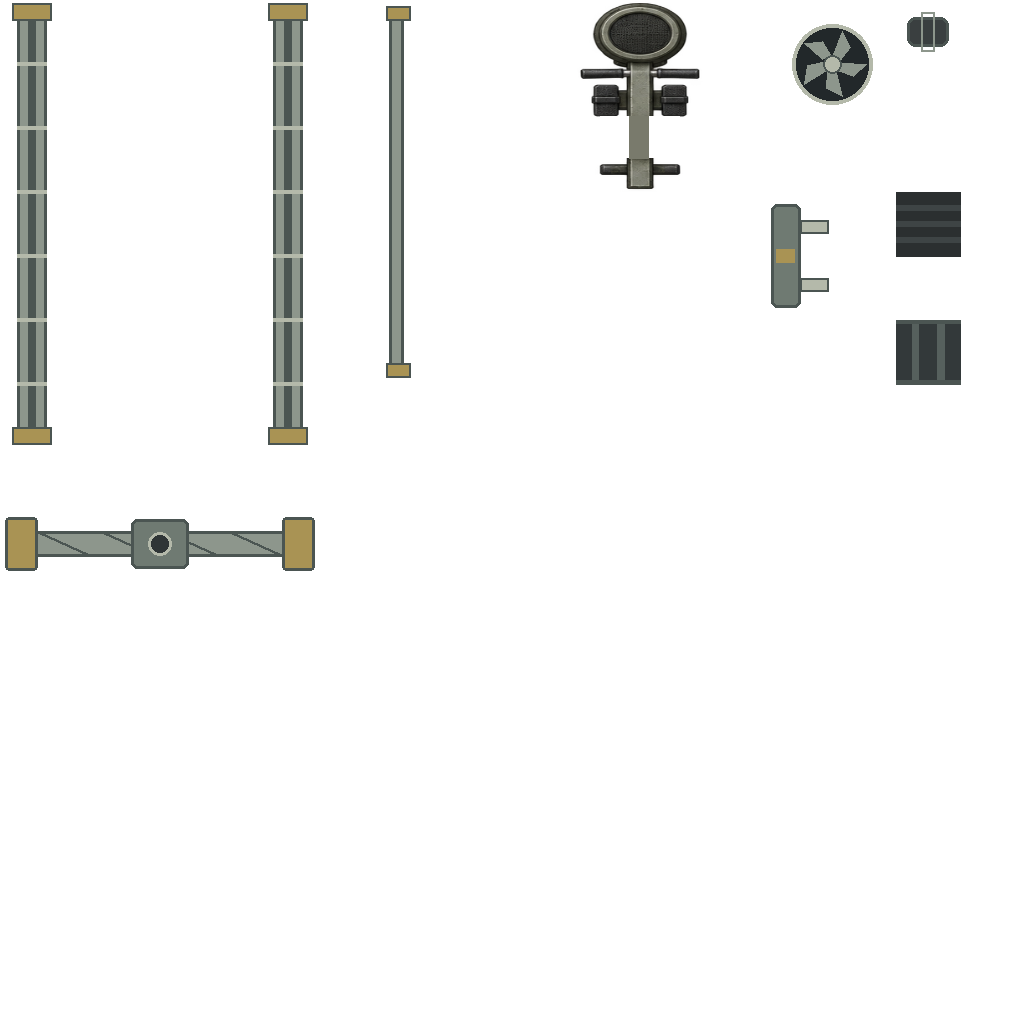

Write Python code to recreate this figure.
"""Geometry guide for the deck-motion sheet: the moving parts of shipboard props, cut from their static bases.

64 px per cell on a 16x16-cell canvas. Every slot is a whole-cell placement frame with at least one empty cell of
gutter, so the exporter cuts each frame mechanically and every part keeps its registration against its base:

    slot                 frame (col,row,w,h)  role
    crane-runway         0,0,5,7              static overhead runway: two girders over the bay's frame columns
    rack-lift-rail       6,0,2,6              static guide rail down the aisle face of a picking rack
    rower-base           9,0,2,3              the shipped rower with its seat taken off the rail
    fan-rotor            12,0,2,2             spinning rotor, pivot at frame centre, 1.25-cell disc
    rower-seat           14,0,1,1             sliding seat, centred in its frame
    rack-lift-carriage   12,3,1,2             sliding carriage on the guide rail
    treadmill-belt       14,3,1,1             seamless belt tile, period runs top to bottom
    conveyor-belt        14,5,1,1             seamless belt tile, period runs left to right
    crane-bridge         0,8,5,1              sliding overhead bridge with its hoist trolley

Belt tiles carry plain rubber at the two edges the period wraps across, so tiles laid end to end join without a seam.
The rower base is the shipped rower (ship-gym.png) with the seat cleared and the rail continued under it.
Superseded: the real-size gym sheet carries its own seatless rower and seat, so the rower-base and rower-seat
slots are excluded from export, and this crop no longer reads a rower out of today's ship-gym.png.
"""
from pathlib import Path
import math
from PIL import Image, ImageDraw

C = 64
ROOT = Path(__file__).resolve().parents[2]
out = Image.new('RGBA', (16 * C, 16 * C))
d = ImageDraw.Draw(out)

STEEL = '#8d968c'
STEEL_DARK = '#4b5552'
STEEL_LIGHT = '#b4b9aa'
RUBBER = '#2b2f30'
RIB = '#3e4445'
HAZARD = '#a99354'


def px(col, row, x, y):
    return int(col * C + x * C), int(row * C + y * C)


def box(col, row, x0, y0, x1, y1, **kw):
    d.rectangle((*px(col, row, x0, y0), *px(col, row, x1, y1)), **kw)


def rbox(col, row, x0, y0, x1, y1, r, **kw):
    d.rounded_rectangle((*px(col, row, x0, y0), *px(col, row, x1, y1)), r, **kw)


# crane-runway: two I-beam girders centred on columns 0 and 4, end stops at both ends.
for cx in (0.5, 4.5):
    box(0, 0, cx - 0.22, 0.06, cx + 0.22, 6.94, fill=STEEL, outline=STEEL_DARK, width=3)
    box(0, 0, cx - 0.06, 0.06, cx + 0.06, 6.94, fill=STEEL_DARK)
    for y in (0.06, 6.68):
        box(0, 0, cx - 0.3, y, cx + 0.3, y + 0.26, fill=HAZARD, outline=STEEL_DARK, width=2)
    for y in range(1, 7):
        box(0, 0, cx - 0.22, y - 0.03, cx + 0.22, y + 0.03, fill=STEEL_LIGHT)

# crane-bridge: box girder across, end trucks on both runways, hoist trolley with hook block.
box(0, 8, 0.25, 0.3, 4.75, 0.7, fill=STEEL, outline=STEEL_DARK, width=3)
for x in range(1, 5):
    d.line((*px(0, 8, x - 0.4, 0.32), *px(0, 8, x + 0.4, 0.68)), fill=STEEL_DARK, width=3)
for x0 in (0.08, 4.42):
    rbox(0, 8, x0, 0.08, x0 + 0.5, 0.92, 4, fill=HAZARD, outline=STEEL_DARK, width=3)
rbox(0, 8, 2.05, 0.12, 2.95, 0.88, 6, fill='#6f7a72', outline=STEEL_DARK, width=3)
d.ellipse((*px(0, 8, 2.32, 0.32), *px(0, 8, 2.68, 0.68)), fill='#2f3536', outline=STEEL_LIGHT, width=3)

# rack-lift-rail: a guide rail down the aisle (left) face of a 2x6 rack, buffers at each end; the rest stays clear.
box(6, 0, 0.08, 0.1, 0.3, 5.9, fill=STEEL, outline=STEEL_DARK, width=3)
for y in (0.1, 5.68):
    box(6, 0, 0.04, y, 0.42, y + 0.22, fill=HAZARD, outline=STEEL_DARK, width=2)

# rack-lift-carriage: a narrow platform riding the rail, with forks reaching into the rack.
rbox(12, 3, 0.06, 0.2, 0.5, 1.8, 6, fill='#6f7a72', outline=STEEL_DARK, width=3)
for y in (0.45, 1.35):
    box(12, 3, 0.5, y, 0.94, y + 0.2, fill=STEEL_LIGHT, outline=STEEL_DARK, width=2)
box(12, 3, 0.14, 0.9, 0.42, 1.1, fill=HAZARD)

# rower-base: the shipped rower, seat cleared, rail continued beneath it.
rower = Image.open(ROOT / 'mod/graphics/tilesets/ship-gym.png').convert('RGBA').crop((128, 0, 256, 192))
seat = (24, 116, 104, 158)
clear = Image.new('RGBA', (seat[2] - seat[0], seat[3] - seat[1]))
rower.paste(clear, seat[:2])
rail = rower.getpixel((63, 108))
ImageDraw.Draw(rower).rectangle((53, seat[1], 72, seat[3]), fill=rail)
out.alpha_composite(rower, (9 * C, 0))

# rower-seat: a padded seat on a small carriage, centred.
rbox(14, 0, 0.18, 0.28, 0.82, 0.72, 8, fill='#3a3f40', outline=STEEL_DARK, width=3)
box(14, 0, 0.4, 0.2, 0.6, 0.8, outline=STEEL, width=2)

# fan-rotor: dark well, five swept blades and a hub, inside a thin bezel; 1.25-cell disc at frame centre.
cx, cy, r = 13 * C, 1 * C, int(0.625 * C)
d.ellipse((cx - r, cy - r, cx + r, cy + r), fill='#22282a', outline=STEEL_LIGHT, width=4)
for k in range(5):

    a = math.radians(k * 72)
    tip = (cx + math.cos(a) * r * 0.86, cy + math.sin(a) * r * 0.86)
    lead = (cx + math.cos(a + 0.55) * r * 0.62, cy + math.sin(a + 0.55) * r * 0.62)
    root = (cx + math.cos(a + 0.9) * r * 0.2, cy + math.sin(a + 0.9) * r * 0.2)
    d.polygon((root, lead, tip, (cx + math.cos(a - 0.2) * r * 0.25, cy + math.sin(a - 0.2) * r * 0.25)), fill=STEEL)
d.ellipse((cx - 9, cy - 9, cx + 9, cy + 9), fill=STEEL_LIGHT, outline=STEEL_DARK, width=2)

# treadmill-belt: one period of ribbed rubber, ribs across the belt, plain rubber at top and bottom edges.
box(14, 3, 0, 0, 1, 1, fill=RUBBER)
for y in (0.25, 0.5, 0.75):
    box(14, 3, 0, y - 0.035, 1, y + 0.035, fill=RIB)

# conveyor-belt: one period of cleated belt running left to right, cleats across, plain belt at both wrap edges.
box(14, 5, 0, 0, 1, 1, fill='#33393a')
for x in (0.3, 0.7):
    box(14, 5, x - 0.05, 0.06, x + 0.05, 0.94, fill='#56605d')
box(14, 5, 0, 0, 1, 0.06, fill=STEEL_DARK)
box(14, 5, 0, 0.94, 1, 1, fill=STEEL_DARK)

out.save(Path(__file__).with_suffix('.png'))
